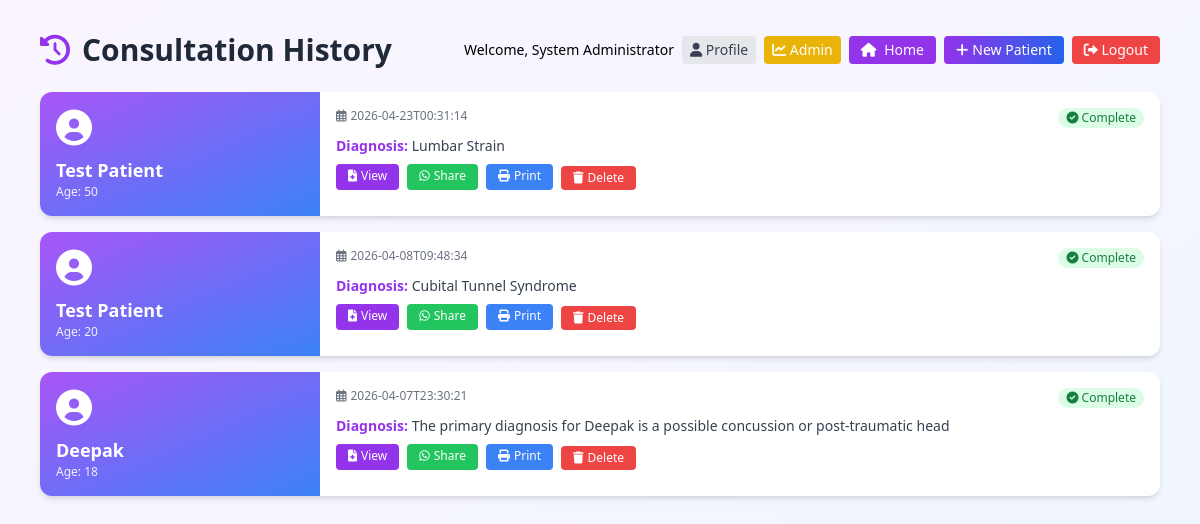
Screenshot of /history (signed in) with the database file from the repository.
### tables this page shows
CREATE TABLE consultations
                 (id TEXT PRIMARY KEY,
                  patient_name TEXT,
                  age INTEGER,
                  gender TEXT,
                  phone TEXT,
                  occupation TEXT,
                  marital_status TEXT,
                  is_pregnant TEXT,
                  trimester TEXT,
                  pregnancy_complications TEXT,
                  children_count INTEGER,
                  chief_complaint TEXT,
                  cause_of_injury TEXT,
                  past_history TEXT,
                  surgical_history TEXT,
                  chat_history TEXT,
                  final_report TEXT,
                  date TEXT, structured_recommendations TEXT, diagnosis TEXT, user_id INTEGER);

### app.py (the view)
@app.route('/history')
@login_required
def history():
    lang = session.get('lang', 'en')
    conn = sqlite3.connect(DB_PATH)
    c = conn.cursor()
    if session.get('role') == 'admin':
        c.execute("SELECT id, patient_name, age, diagnosis, date FROM consultations ORDER BY date DESC")
    else:
        c.execute("SELECT id, patient_name, age, diagnosis, date FROM consultations WHERE user_id=? ORDER BY date DESC", (session['user_id'],))
    rows = c.fetchall()
    consultations = [{'id': r[0], 'patient_name': r[1], 'age': r[2], 'diagnosis': r[3] or 'N/A', 'date': r[4]} for r in rows]
    conn.close()
    return render_template('history.html', consultations=consultations, lang=lang, get_text=get_text, view_report=None)

### app.py (called while the page is built)
def login_required(f):
    @wraps(f)
    def decorated_function(*args, **kwargs):
        if 'user_id' not in session:
            return redirect(url_for('login'))
        return f(*args, **kwargs)
    return decorated_function

### templates/history.html (shortened to what this page needs)
<!DOCTYPE html>
<html lang="en">
<head>
    <script src="https://cdn.tailwindcss.com"></script>
    <link href="https://cdnjs.cloudflare.com/ajax/libs/font-awesome/6.0.0/css/all.min.css" rel="stylesheet">
    <link rel="stylesheet" href="{{ url_for('static', filename='css/style.css') }}">
</head>
<body class="bg-gradient-to-br from-purple-50 to-blue-50 min-h-screen">
    <div class="container mx-auto px-3 sm:px-4 py-4 sm:py-8 max-w-6xl">
        <div class="flex flex-col sm:flex-row justify-between items-start sm:items-center gap-3 mb-6">
            <div><h1 class="text-2xl sm:text-3xl font-bold text-gray-800"><i class="fas fa-history text-purple-600 mr-3"></i>{{ get_text('consult_history', lang) }}</h1></div>
            <div class="flex flex-wrap gap-2 items-center">
                <span class="text-sm hidden sm:inline">Welcome, {{ session.full_name }}</span>
                <a href="/profile" class="bg-gray-200 text-gray-700 px-2 py-1 rounded text-xs sm:text-sm"><i class="fas fa-user"></i> Profile</a>
                {% if session.role == 'admin' %}<a href="/admin" class="bg-yellow-500 text-white px-2 py-1 rounded text-xs sm:text-sm"><i class="fas fa-chart-line"></i> Admin</a>{% endif %}
                <a href="/" class="bg-purple-600 text-white px-3 py-1 rounded text-xs sm:text-sm"><i class="fas fa-home mr-1"></i> Home</a>
                <a href="/reset" class="bg-gradient-to-r from-purple-600 to-blue-600 text-white px-3 py-1 rounded text-xs sm:text-sm"><i class="fas fa-plus mr-1"></i>{{ get_text('new_patient', lang) }}</a>
                <a href="/logout" class="bg-red-500 text-white px-3 py-1 rounded text-xs sm:text-sm"><i class="fas fa-sign-out-alt"></i> Logout</a>
            </div>
        </div>
        {% if view_report %}
        <div class="bg-white rounded-2xl shadow-xl overflow-hidden">
            <div class="bg-gradient-to-r from-purple-600 to-blue-600 text-white px-4 py-3 flex flex-wrap justify-between items-center gap-2"><div><h2 class="text-lg sm:text-xl font-bold">{{ get_text('final_assessment', lang) }}</h2><p class="text-xs opacity-90">{{ view_report.patient_name }} | {{ view_report.date[:19] if view_report.date else '' }}</p></div><div class="flex flex-wrap gap-2"><a href="/download_structured_pdf/{{ view_report.id }}" class="bg-white/20 hover:bg-white/30 px-2 py-1 rounded text-xs"><i class="fas fa-download mr-1"></i> PDF</a><a href="/share_whatsapp/{{ view_report.id }}" target="_blank" class="bg-green-500 hover:bg-green-600 px-2 py-1 rounded text-xs"><i class="fab fa-whatsapp mr-1"></i> WhatsApp</a><a href="/print_report/{{ view_report.id }}" target="_blank" class="bg-blue-500 hover:bg-blue-600 px-2 py-1 rounded text-xs"><i class="fas fa-print mr-1"></i> Print</a><a href="/report_edit" class="bg-yellow-500 hover:bg-yellow-600 px-2 py-1 rounded text-xs"><i class="fas fa-edit mr-1"></i> Edit</a></div></div>
            <div class="p-4 sm:p-6"><div class="bg-gray-50 rounded-lg p-3 mb-4"><h3 class="font-semibold text-gray-700 mb-2">Patient Information</h3><div class="grid grid-cols-1 sm:grid-cols-2 gap-2 text-sm"><p><strong>Name:</strong> {{ view_report.patient_name }}</p><p><strong>Age:</strong> {{ view_report.patient_info.age }}</p><p><strong>Gender:</strong> {{ view_report.patient_info.gender }}</p><p><strong>Phone:</strong> {{ view_report.patient_info.phone }}</p><p><strong>Occupation:</strong> {{ view_report.patient_info.occupation }}</p><p class="col-span-2"><strong>Chief Complaint:</strong> {{ view_report.chief_complaint }}</p></div></div>
            {% if view_report.diagnosis %}<div class="mb-4"><h3 class="text-base sm:text-lg font-bold text-purple-700">Diagnosis</h3><p class="mt-1">{{ view_report.diagnosis }}</p></div>{% endif %}
            {% if view_report.structured_recommendations %}{% set rec = view_report.structured_recommendations %}{% if rec.electrotherapy %}<div class="mb-4"><h3 class="text-base sm:text-lg font-bold text-purple-700">Electrotherapy</h3><ul class="list-disc pl-5 mt-1">{% for item in rec.electrotherapy %}<li>{{ item }}</li>{% endfor %}</ul></div>{% endif %}{% if rec.home_exercises %}<div class="mb-4"><h3 class="text-base sm:text-lg font-bold text-purple-700">Home Exercises</h3><ul class="list-disc pl-5 mt-1">{% for item in rec.home_exercises %}<li>{{ item }}</li>{% endfor %}</ul></div>{% endif %}{% if rec.manual_therapy %}<div class="mb-4"><h3 class="text-base sm:text-lg font-bold text-purple-700">Manual Therapy</h3><ul class="list-disc pl-5 mt-1">{% for item in rec.manual_therapy %}<li>{{ item }}</li>{% endfor %}</ul></div>{% endif %}{% if rec.clinical_exercises %}<div class="mb-4"><h3 class="text-base sm:text-lg font-bold text-purple-700">Clinical Exercises</h3><ul class="list-disc pl-5 mt-1">{% for item in rec.clinical_exercises %}<li>{{ item }}</li>{% endfor %}</ul></div>{% endif %}{% if rec.dos_donts %}<div class="mb-4"><h3 class="text-base sm:text-lg font-bold text-purple-700">Do's & Don'ts</h3><ul class="list-disc pl-5 mt-1">{% for item in rec.dos_donts %}<li>{{ item }}</li>{% endfor %}</ul></div>{% endif %}{% else %}<div class="markdown-content">{{ view_report.final_report|safe }}</div>{% endif %}</div>
        </div>
        {% else %}
            {% if consultations %}
            <div class="grid gap-3 sm:gap-4">
                {% for c in consultations %}
                <div class="bg-white rounded-xl shadow-md hover:shadow-lg overflow-hidden">
                    <div class="flex flex-col sm:flex-row">
                        <div class="sm:w-1/4 bg-gradient-to-br from-purple-500 to-blue-500 text-white p-3 sm:p-4"><i class="fas fa-user-circle text-3xl sm:text-4xl mb-2"></i><h3 class="font-bold text-base sm:text-lg">{{ c.patient_name }}</h3><p class="text-xs opacity-90">Age: {{ c.age }}</p></div>
                        <div class="flex-1 p-3 sm:p-4"><div class="flex flex-wrap justify-between items-start mb-2"><span class="text-xs text-gray-500"><i class="far fa-calendar-alt mr-1"></i>{{ c.date[:19] if c.date else '' }}</span><span class="bg-green-100 text-green-700 px-2 py-0.5 rounded-full text-xs"><i class="fas fa-check-circle"></i> {{ get_text('complete', lang) }}</span></div><p class="text-gray-700 mb-2 text-sm"><strong class="text-purple-600">Diagnosis:</strong> {{ c.diagnosis[:80] if c.diagnosis else 'N/A' }}</p><div class="flex flex-wrap gap-2"><a href="/view_report/{{ c.id }}" class="bg-purple-600 text-white px-3 py-1 rounded text-xs"><i class="fas fa-file-medical mr-1"></i>View</a><a href="/share_whatsapp/{{ c.id }}" target="_blank" class="bg-green-500 text-white px-3 py-1 rounded text-xs"><i class="fab fa-whatsapp mr-1"></i>Share</a><a href="/print_report/{{ c.id }}" target="_blank" class="bg-blue-500 text-white px-3 py-1 rounded text-xs"><i class="fas fa-print mr-1"></i>Print</a><form action="/delete_consultation/{{ c.id }}" method="POST" onsubmit="return confirm('Are you sure?');" style="display: inline;"><button type="submit" class="bg-red-500 hover:bg-red-600 text-white px-3 py-1 rounded text-xs"><i class="fas fa-trash mr-1"></i>Delete</button></form></div></div>
                    </div>
                </div>
                {% endfor %}
            </div>
            {% endif %}
        {% endif %}
    </div>
</body>
</html>

### rows the page displays
consultations: patient_name "Test Patient", age "50", date "2026-04-23T00:31:14", get_text "Complete", diagnosis "Lumbar Strain"
consultations: patient_name "Test Patient", age "20", date "2026-04-08T09:48:34", get_text "Complete", diagnosis "Cubital Tunnel Syndrome"
consultations: patient_name "Deepak", age "18", date "2026-04-07T23:30:21", get_text "Complete", diagnosis "The primary diagnosis for Deepak is a possible concussion or post-traumatic head"

### other values shown
{{ get_text('consult_history', lang) }} "Consultation History"
{{ session.full_name }} "System Administrator"
{{ get_text('new_patient', lang) }} "New Patient"
